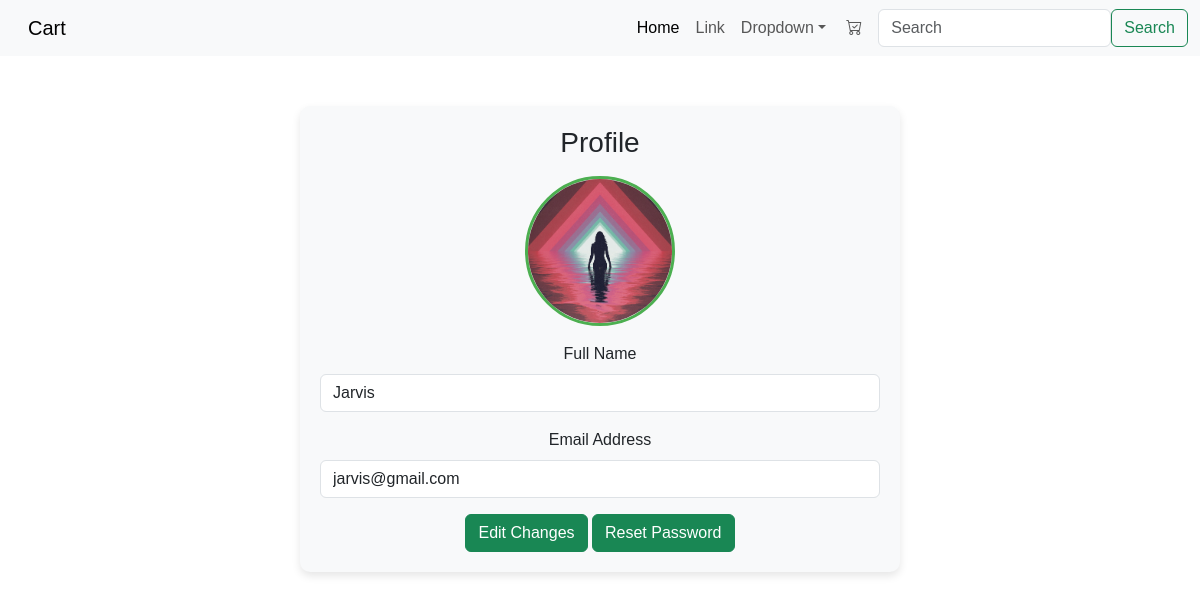
Before: /UserProfile/ (signed in) with the older database file.
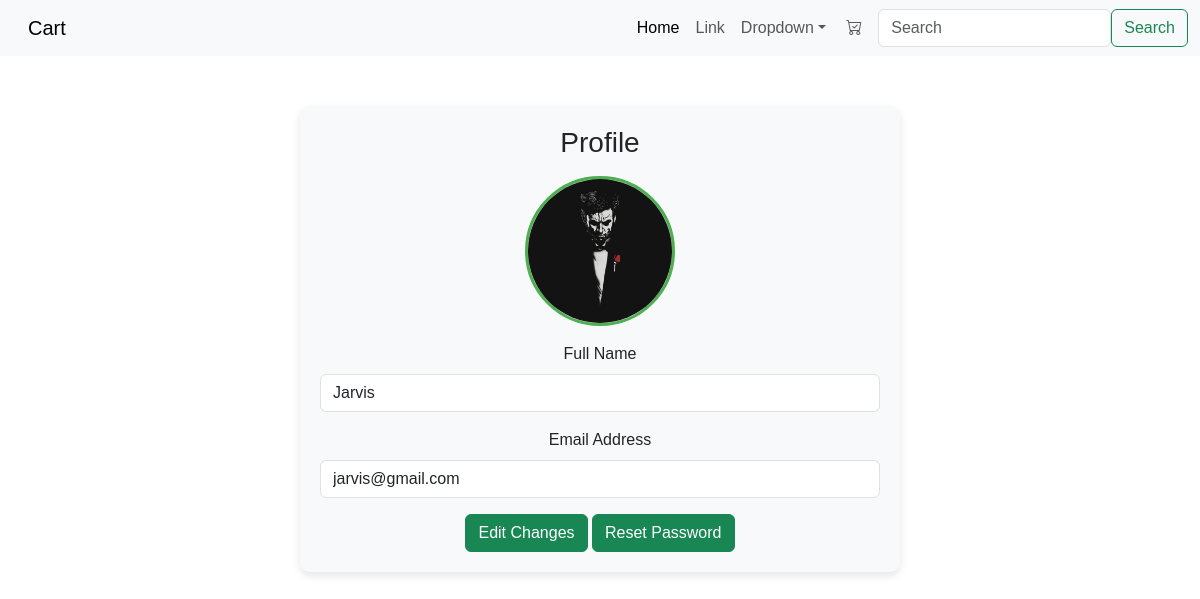
After: the same page with the newer database file.
### one/models.py (models this page shows, shortened)
class User(models.Model):
    name=models.CharField(max_length=100)
    email=models.EmailField()
    password=models.CharField(max_length=100)
    profile_image = models.ImageField(blank=True, default='static/images/profile.jpg')

### one/views.py (the view)
# urls.py: path('UserProfile/',UserProfile,name='profile'),
def UserProfile(request):
    uname=request.session.get('username')
    UserObj=User.objects.filter(name=uname)
    return render(request,'Profile.html',{'user':UserObj[0]})

### templates/Profile.html (shortened to what this page needs)
{% extends 'AllInOne.html' %}
{% load static %}
{% block empty %}
<div class="container">
    <div class="profile-container text-center">
        <h3 class="mb-3">Profile</h3>
        <img src="{{ user.profile_image.url  }}"
             alt="Profile Picture"
             class="profile-img mb-3">
        <form method="POST" enctype="multipart/form-data">
            <div class="mb-3">
                <label for="name" class="form-label">Full Name</label>
                <input type="text" class="form-control" id="name" name="name" value="{{ user.name|default:'N/A' }}" readonly>
            </div>
            <div class="mb-3">
                <label for="email" class="form-label">Email Address</label>
                <input type="email" class="form-control" id="email" name="email" value="{{ user.email|default:'N/A' }}" readonly>
            </div>
        </form>
        <a href="{% url 'edit' %}" class="btn btn-success">Edit Changes</a>
        <a href="{% url 'resetpassword' %}" class="btn btn-success">Reset Password</a>
    </div>
</div>
{% endblock %}

### templates/AllInOne.html (shortened to what this page needs)
{% load static %}
<!doctype html>
<html lang="ar" dir="ltr">
<head>
  <link rel="stylesheet" href="https://cdn.jsdelivr.net/npm/bootstrap@5.3.3/dist/css/bootstrap.rtl.min.css"
>
  <link rel="stylesheet" href="{% static 'css/st.css' %}">
  <link rel="stylesheet" href="https://cdn.jsdelivr.net/npm/bootstrap-icons@1.11.3/font/bootstrap-icons.min.css">
</head>
<body>
  <nav class="navbar navbar-expand-lg bg-body-tertiary">
    <div class="container-fluid">
      <a class="navbar-brand" href="#">Cart</a>
      <div class="collapse navbar-collapse" id="navbarSupportedContent">
        <ul class="navbar-nav me-auto mb-2 mb-lg-0">
          <li class="nav-item">
            <a class="nav-link active" aria-current="page" href="{% url 'Home' %}">Home</a>
          </li>
          <li class="nav-item">
            <a class="nav-link" href="#">Link</a>
          </li>
          <li class="nav-item dropdown">
            <a class="nav-link dropdown-toggle" href="#" role="button" data-bs-toggle="dropdown" aria-expanded="false">
              Dropdown
            </a>
            {% block cart %}
          <li class="nav-item">
            <a class="nav-link" href="#"><i class="bi bi-cart-check"><sup>{{cart_count}}</sup></i></a>
          </li>
          {% endblock %}
          </li>
        </ul>
        <form class="d-flex" role="search">
          <input class="form-control me-2" type="search" placeholder="Search" aria-label="Search">
          <button class="btn btn-outline-success" type="submit">Search</button>
        </form>
      </div>
    </div>
  </nav>
  {% block empty %}
  {% endblock%}
</body>
</html>

### static/css/st.css (style rules this page uses)
body { font-family: Arial, sans-serif; margin: 0; padding: 0; }

### templates/Profile.html (style rules this page uses)
.profile-container { max-width: 600px; margin: 50px auto; background: #f8f9fa; padding: 20px; border-radius: 10px; box-shadow: 0 4px 8px rgba(0, 0, 0, 0.1); }
.profile-img { width: 150px; height: 150px; object-fit: cover; border-radius: 50%; border: 3px solid #4CAF50; }

Changed rows visible on the page:
changed User "Jarvis": profile_image: a different picture
